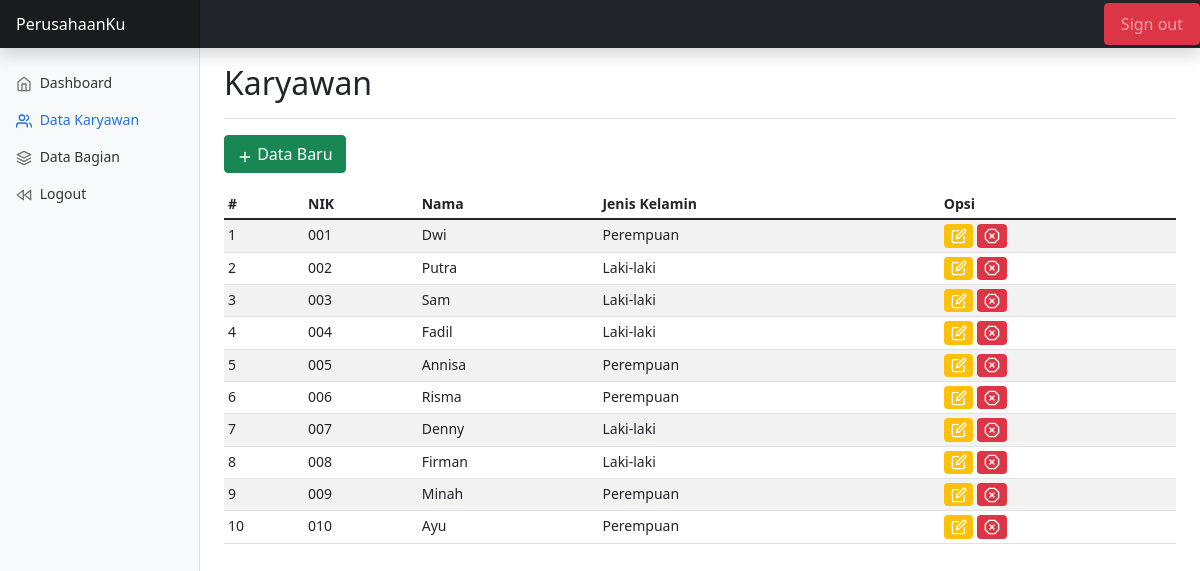
/pages/main.php?page=karyawan (signed in), run on the app's committed database.
### tables this page shows
CREATE TABLE `karyawan` (
  `id` int(11) NOT NULL,
  `nik` varchar(255) NOT NULL,
  `nama_karyawan` varchar(255) NOT NULL,
  `jenis_kelamin` enum('Laki-laki','Perempuan') NOT NULL,
  `status_menikah` enum('Belum Menikah','Menikah anak 0','Menikah anak 1','Menikah anak 2') NOT NULL
);

### pages/karyawan/karyawan.php (the view, shortened to what this page needs)
<main class="col-md-9 ms-sm-auto col-lg-10 px-md-4">
      <div class="d-flex justify-content-between flex-wrap flex-md-nowrap align-items-center pt-3 pb-2 mb-3 border-bottom">
        <h1 class="h2">Karyawan</h1>
      </div>
      <div class="table-responsive">
        <a href="?page=karyawancreate" class="btn btn-success mb-3"><span data-feather="plus"></span> Data Baru</a>
        <table class="table table-striped table-sm">
          <thead>
            <tr>
              <th scope="col">#</th>
              <th scope="col">NIK</th>
              <th scope="col">Nama</th>
              <th scope="col">Jenis Kelamin</th>
              <th scope="col">Opsi</th>
            </tr>
          </thead>
          <tbody>
          <?php
           $selectSQL = "SELECT * FROM karyawan";
          $database = new Database();
          $connection = $database->getConnection();
          $statement = $connection->prepare($selectSQL);
          $statement->execute();
          $no = 1;
          while ($data = $statement->fetch(PDO::FETCH_ASSOC)) {
            ?>
            <tr>
              <td><?php echo $no++ ?></td>
              <td><?php echo $data['nik'] ?></td>
              <td><?php echo $data['nama_karyawan'] ?></td>
              <td><?php echo $data['jenis_kelamin'] ?></td>
              <td>
                <a href="?page=karyawanupdate&id=<?php echo $data ['id'] ?>" class="badge bg-warning">
                  <span data-feather="edit">
                </a>
                <a href="?page=karyawandelete&id=<?php echo $data ['id'] ?>" class="badge bg-danger">
                  <span data-feather="x-octagon">
                </a>
              </td>
            </tr>
            <?php
          }
            ?>
          </tbody>
        </table>
      </div>
    </main>

### pages/main.php (shortened to what this page needs)
<!doctype html>
<html lang="en">
    <?php
        include "components/head.php";
    ?>
  <body>
  <?php include "components/header.php"?>
<div class="container-fluid">
  <div class="row">
    <?php include "components/nav.php"?>
    <?php include "routes.php" ?>
  </div>
</div>
  </body>
</html>

### pages/components/head.php (shortened to what this page needs)
<head>
<link href="../assets/dist/css/bootstrap.min.css" rel="stylesheet">
    <link href="dashboard.css" rel="stylesheet">
  </head>

### pages/components/header.php (shortened to what this page needs)
<header class="navbar navbar-dark sticky-top bg-dark flex-md-nowrap p-0 shadow">
  <a class="navbar-brand col-md-3 col-lg-2 me-0 px-3" href="#">PerusahaanKu</a>
  <div class="navbar-nav">
    <div class="nav-item text-nowrap">
      <form method="post">
      <button type="submit" name="button_logout" class="btn btn-danger nav-link px-3">Sign out</button>
      </form>
    </div>
  </div>
</header>

### pages/components/nav.php
<nav id="sidebarMenu" class="col-md-3 col-lg-2 d-md-block bg-light sidebar collapse">
      <div class="position-sticky pt-3">
        <ul class="nav flex-column">
          <li class="nav-item">
            <a class="nav-link <?php echo $_GET['page'] == 'dashboard' ? 'active': '' ?>" aria-current="page" href="?page=dashboard">
              <span data-feather="home"></span>
              Dashboard
            </a>
          <li class="nav-item">
            <a class="nav-link  <?php echo $_GET['page'] == 'karyawan' || $_GET['page'] == 'karyawancreate' ? 'active': '' ?>" href="?page=karyawan">
              <span data-feather="users"></span>
              Data Karyawan
            </a>
          </li>
          <li class="nav-item">
            <a class="nav-link  <?php echo $_GET['page'] == 'bagian' ? 'active': '' ?>" href="?page=bagian">
              <span data-feather="layers"></span>
              Data Bagian
            </a>
          </li>
          <li class="nav-item">
            <a class="nav-link" href="#">
              <span data-feather="rewind"></span>
              Logout
            </a>
          </li>
        </ul>
      </div>
    </nav>

### pages/routes.php (shortened to what this page needs)
<?php
if(isset($_GET['page'])){
    $page = $_GET['page'];
    switch ($page) {
            case 'karyawan':
                include "karyawan/karyawan.php";
                break;
    }
}else{
    include "dashboard.php";
}
?>

### pages/dashboard.css (style rules this page uses)
body { font-size: .875rem; }
.feather { width: 16px; height: 16px; vertical-align: text-bottom; }
.sidebar { position: fixed; top: 0; bottom: 0; left: 0; z-index: 100; padding: 48px 0 0; box-shadow: inset -1px 0 0 rgba(0, 0, 0, .1); }
.sidebar .nav-link { font-weight: 500; color: #333; }
.sidebar .nav-link .feather { margin-right: 4px; color: #727272; }
.sidebar .nav-link.active { color: #2470dc; }
.sidebar .nav-link:hover .feather, .sidebar .nav-link.active .feather { color: inherit; }
.navbar-brand { padding-top: .75rem; padding-bottom: .75rem; font-size: 1rem; background-color: rgba(0, 0, 0, .25); box-shadow: inset -1px 0 0 rgba(0, 0, 0, .25); }

### data on the page
karyawan: nik "001", nama_karyawan "Dwi", jenis_kelamin "Perempuan"
karyawan: nik "002", nama_karyawan "Putra", jenis_kelamin "Laki-laki"
karyawan: nik "003", nama_karyawan "Sam", jenis_kelamin "Laki-laki"
karyawan: nik "004", nama_karyawan "Fadil", jenis_kelamin "Laki-laki"
karyawan: nik "005", nama_karyawan "Annisa", jenis_kelamin "Perempuan"
karyawan: nik "006", nama_karyawan "Risma", jenis_kelamin "Perempuan"
karyawan: nik "007", nama_karyawan "Denny", jenis_kelamin "Laki-laki"
karyawan: nik "008", nama_karyawan "Firman", jenis_kelamin "Laki-laki"
karyawan: nik "009", nama_karyawan "Minah", jenis_kelamin "Perempuan"
karyawan: nik "010", nama_karyawan "Ayu", jenis_kelamin "Perempuan"
